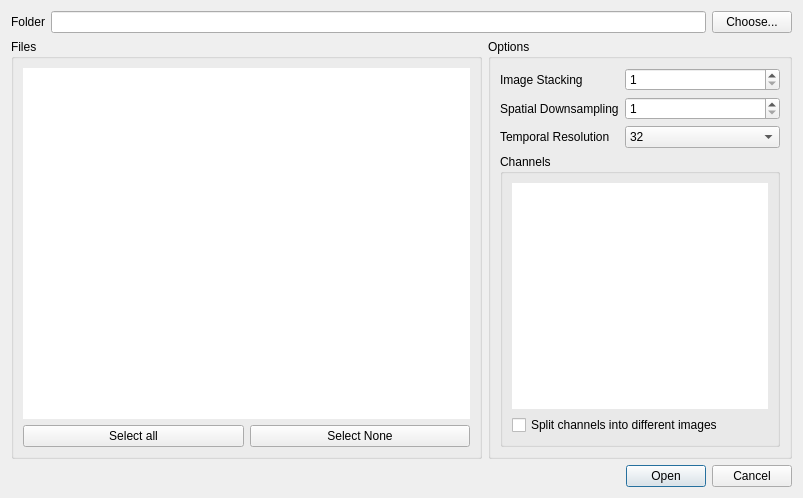
<?xml version="1.0" encoding="UTF-8"?>
<ui version="4.0">
 <class>ImporterWidget</class>
 <widget class="QWidget" name="ImporterWidget">
  <property name="windowModality">
   <enum>Qt::ApplicationModal</enum>
  </property>
  <property name="geometry">
   <rect>
    <x>0</x>
    <y>0</y>
    <width>803</width>
    <height>498</height>
   </rect>
  </property>
  <property name="windowTitle">
   <string>Import Data...</string>
  </property>
  <layout class="QVBoxLayout" name="verticalLayout">
   <item>
    <layout class="QHBoxLayout" name="horizontalLayout_2">
     <property name="topMargin">
      <number>0</number>
     </property>
     <item>
      <widget class="QLabel" name="label_2">
       <property name="text">
        <string>Folder</string>
       </property>
      </widget>
     </item>
     <item>
      <widget class="QLineEdit" name="folder_edit">
       <property name="readOnly">
        <bool>true</bool>
       </property>
      </widget>
     </item>
     <item>
      <widget class="QPushButton" name="folder_choose_button">
       <property name="text">
        <string>Choose...</string>
       </property>
      </widget>
     </item>
    </layout>
   </item>
   <item>
    <layout class="QHBoxLayout" name="horizontalLayout" stretch="1,0">
     <item>
      <widget class="QGroupBox" name="groupBox_2">
       <property name="title">
        <string>Files</string>
       </property>
       <layout class="QVBoxLayout" name="verticalLayout_3">
        <item>
         <widget class="QListWidget" name="files_list">
          <property name="autoFillBackground">
           <bool>false</bool>
          </property>
          <property name="frameShape">
           <enum>QFrame::NoFrame</enum>
          </property>
          <property name="frameShadow">
           <enum>QFrame::Sunken</enum>
          </property>
          <property name="alternatingRowColors">
           <bool>true</bool>
          </property>
         </widget>
        </item>
        <item>
         <layout class="QHBoxLayout" name="horizontalLayout_3">
          <item>
           <widget class="QPushButton" name="select_all_button">
            <property name="text">
             <string>Select all</string>
            </property>
           </widget>
          </item>
          <item>
           <widget class="QPushButton" name="select_none_button">
            <property name="text">
             <string>Select None</string>
            </property>
           </widget>
          </item>
         </layout>
        </item>
       </layout>
      </widget>
     </item>
     <item>
      <widget class="QGroupBox" name="groupBox">
       <property name="title">
        <string>Options</string>
       </property>
       <layout class="QVBoxLayout" name="verticalLayout_2">
        <item>
         <layout class="QFormLayout" name="formLayout">
          <property name="leftMargin">
           <number>0</number>
          </property>
          <item row="0" column="0">
           <widget class="QLabel" name="label">
            <property name="text">
             <string>Image Stacking</string>
            </property>
           </widget>
          </item>
          <item row="0" column="1">
           <widget class="QSpinBox" name="image_stacking_spin">
            <property name="minimum">
             <number>1</number>
            </property>
           </widget>
          </item>
          <item row="1" column="0">
           <widget class="QLabel" name="label_3">
            <property name="text">
             <string>Spatial Downsampling</string>
            </property>
           </widget>
          </item>
          <item row="1" column="1">
           <widget class="QSpinBox" name="spatial_downsampling_spin">
            <property name="minimum">
             <number>1</number>
            </property>
           </widget>
          </item>
          <item row="2" column="0">
           <widget class="QLabel" name="label_4">
            <property name="text">
             <string>Temporal Resolution</string>
            </property>
           </widget>
          </item>
          <item row="2" column="1">
           <widget class="QComboBox" name="temporal_resolution_combo">
            <property name="currentText">
             <string>32</string>
            </property>
            <item>
             <property name="text">
              <string>32</string>
             </property>
            </item>
            <item>
             <property name="text">
              <string>64</string>
             </property>
            </item>
            <item>
             <property name="text">
              <string>128</string>
             </property>
            </item>
            <item>
             <property name="text">
              <string>256</string>
             </property>
            </item>
            <item>
             <property name="text">
              <string>512</string>
             </property>
            </item>
            <item>
             <property name="text">
              <string>1024</string>
             </property>
            </item>
            <item>
             <property name="text">
              <string>2048</string>
             </property>
            </item>
            <item>
             <property name="text">
              <string>4096</string>
             </property>
            </item>
           </widget>
          </item>
         </layout>
        </item>
        <item>
         <widget class="QGroupBox" name="groupBox_3">
          <property name="title">
           <string>Channels</string>
          </property>
          <layout class="QVBoxLayout" name="verticalLayout_4">
           <item>
            <widget class="QListWidget" name="channel_list">
             <property name="frameShape">
              <enum>QFrame::NoFrame</enum>
             </property>
            </widget>
           </item>
           <item>
            <widget class="QCheckBox" name="split_channels_check">
             <property name="text">
              <string>Split channels into different images</string>
             </property>
            </widget>
           </item>
          </layout>
         </widget>
        </item>
       </layout>
      </widget>
     </item>
    </layout>
   </item>
   <item>
    <widget class="QDialogButtonBox" name="button_box">
     <property name="standardButtons">
      <set>QDialogButtonBox::Cancel|QDialogButtonBox::Open</set>
     </property>
    </widget>
   </item>
  </layout>
 </widget>
 <resources/>
 <connections/>
</ui>
